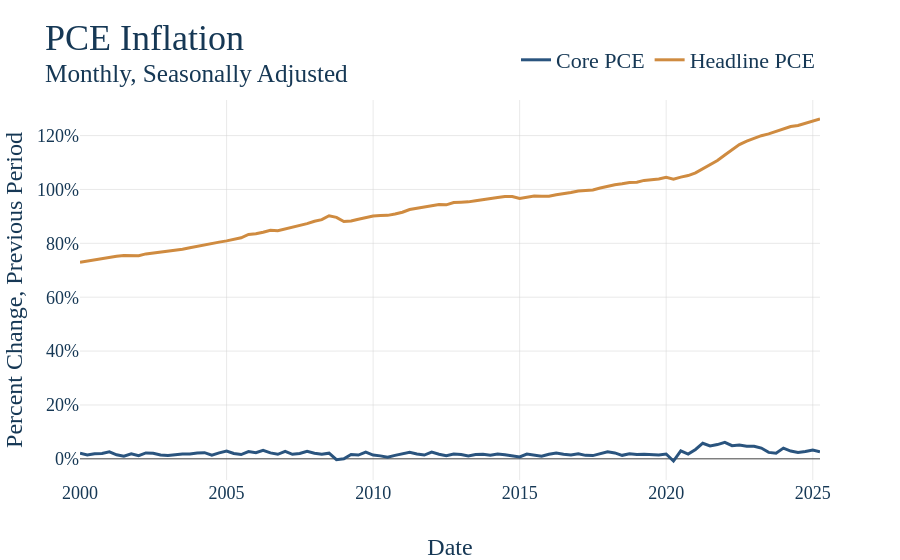

Notebook code for this chart:
### Markdown cell above
5. Now that all our data is ready, make the graph and have it save itself as a .html file to graph_output whenver the notebooks is rerun. The name of the file should exactly match the notebook name. For instance, this file "example.ipynb" produces the graph "example.html." Nice work, you made a graph!

### Code cell
# First make the figure
fig = go.Figure()


# Loop the columns of the dataframe and plot each as a separate trace
for col in joined_df.columns:
    fig.add_trace(
        go.Scatter(
            x=joined_df.index,
            y=joined_df[col],
            mode='lines',
            name=col
        )
    )

# Update the titles, using the html tage <sup> for a subtitle 
fig.update_layout(
    title = dict(text = 'PCE Inflation <br><sup>Monthly, Seasonally Adjusted </sup>'),
    xaxis_title="Date",
    yaxis_title="Percent Change, Previous Period",
)

# This is graph specific, but here we want the y-axis to be percent signs 
fig.update_yaxes(
    tickformat=".2f%",
    ticksuffix="%"
)

# Again, graph specific, we have a mutliyear series and want tick marks to be years
fig.update_xaxes(
    type='date',
    tickformat='%Y',
)

# Show our figure (Dimensions may be off on different screen sizes)
fig.show()

# This should be the same for EVERY GRAPH!
# Save it to the graph_output folder with the name matching the file, as HTML
fig.write_html(GRAPH_OUTPUT_PATH + f"/{GRAPH_NAME}.html")
